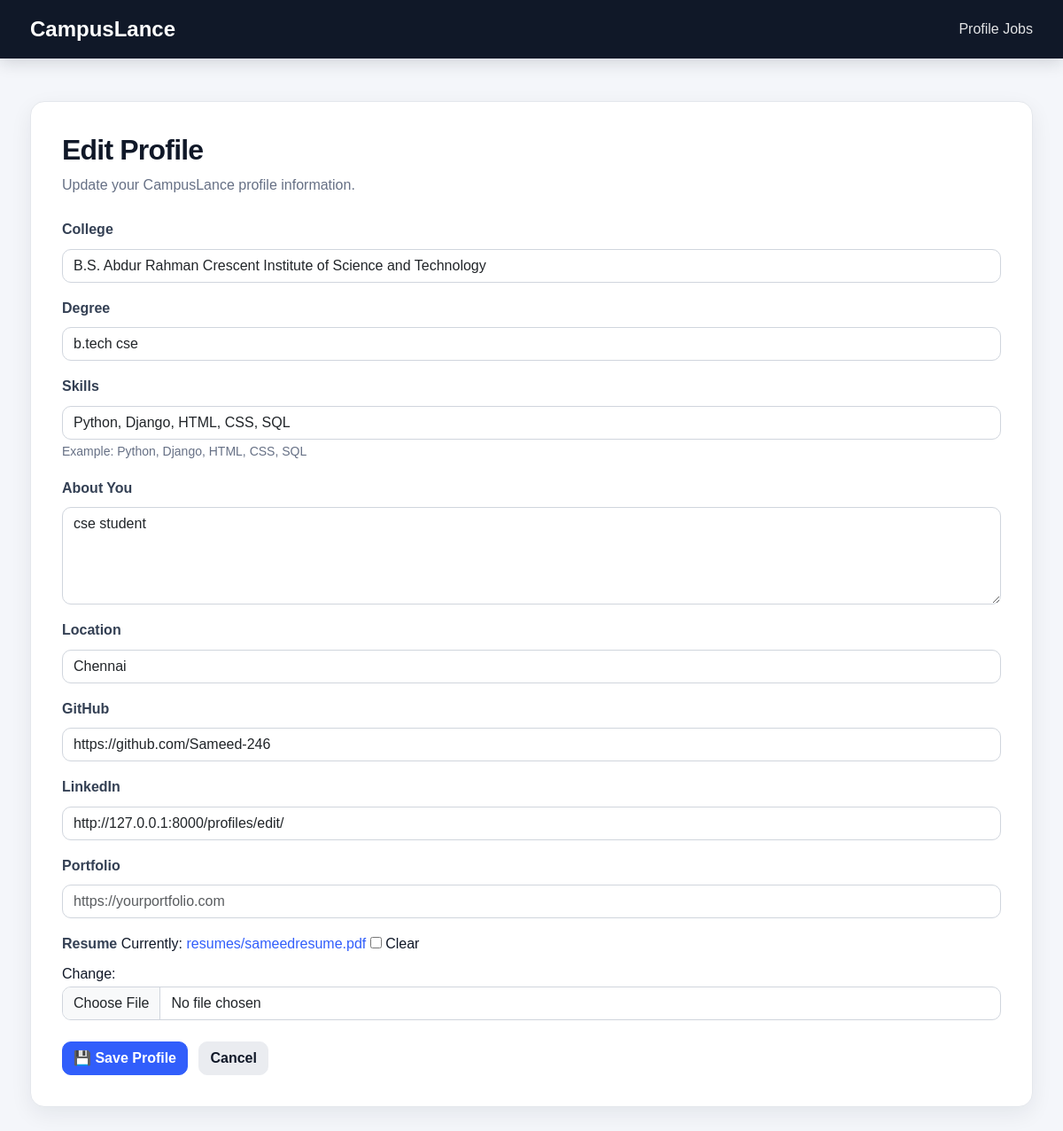
The page /profiles/edit/ (signed in) on the database its author committed.
### profiles/models.py (models this page shows, shortened)
class StudentProfile(models.Model):
    user = models.OneToOneField(
        settings.AUTH_USER_MODEL,
        on_delete=models.CASCADE
    )
    college = models.CharField(
        max_length=200,
        blank=True
    )
    degree = models.CharField(
        max_length=100,
        blank=True
    )
    skills = models.TextField(
        blank=True,
        help_text="Separate skills with commas"
    )
    bio = models.TextField(
        blank=True
    )
    location = models.CharField(
        max_length=100,
        blank=True
    )
    github = models.URLField(
        blank=True
    )
    linkedin = models.URLField(
        blank=True
    )
    portfolio = models.URLField(
        blank=True
    )
    resume = models.FileField(
        upload_to="resumes/",
        blank=True,
        null=True
    )

### profiles/views.py (the view)
# urls.py: path("edit/", views.edit_profile, name="edit_profile"),
@login_required
def edit_profile(request):
    profile, created = StudentProfile.objects.get_or_create(
        user=request.user
    )
    if request.method == "POST":
        form = StudentProfileForm(
            request.POST,
            request.FILES,
            instance=profile
        )
        if form.is_valid():
            form.save()
            return redirect("profile")
    else:
        form = StudentProfileForm(instance=profile)
    return render(request, "profiles/edit_profile.html", {
        "form": form
    })

### messaging/context_processors.py (called while the page is built)
def unread_messages(request):
    if not request.user.is_authenticated:
        return {
            "unread_message_count": 0
        }
    count = Message.objects.filter(
        receiver=request.user,
        is_read=False
    ).count()
    return {
        "unread_message_count": count
    }

### templates/profiles/edit_profile.html (shortened to what this page needs)
<!DOCTYPE html>
<html lang="en">
<head>
    <link
        href="https://cdn.jsdelivr.net/npm/bootstrap@5.3.3/dist/css/bootstrap.min.css"
        rel="stylesheet"
    >
    {% load static %}
    <link rel="stylesheet" href="{% static 'css/style.css' %}">
</head>
<body>
<nav class="navbar">
    <div class="container">
        <a
            class="navbar-brand"
            href="/"
        >
            CampusLance
        </a>
        <div>
            <a
                href="{% url 'profile' %}"
                class="nav-link d-inline-block"
            >
                Profile
            </a>
            <a
                href="/jobs/"
                class="nav-link d-inline-block"
            >
                Jobs
            </a>
        </div>
    </div>
</nav>
<div class="container mt-5 mb-5">
    <div class="form-card">
        <h2 class="page-title mb-2">
            Edit Profile
        </h2>
        <p class="text-muted mb-4">
            Update your CampusLance profile information.
        </p>
        <form
            method="POST"
            enctype="multipart/form-data"
        >
            <div class="mb-3">
                <label class="form-label">
                    College
                </label>
                {{ form.college }}
            </div>
            <div class="mb-3">
                <label class="form-label">
                    Degree
                </label>
                {{ form.degree }}
            </div>
            <div class="mb-3">
                <label class="form-label">
                    Skills
                </label>
                {{ form.skills }}
                <small class="text-muted">
                    Example: Python, Django, HTML, CSS, SQL
                </small>
            </div>
            <div class="mb-3">
                <label class="form-label">
                    About You
                </label>
                {{ form.bio }}
            </div>
            <div class="mb-3">
                <label class="form-label">
                    Location
                </label>
                {{ form.location }}
            </div>
            <div class="mb-3">
                <label class="form-label">
                    GitHub
                </label>
                {{ form.github }}
            </div>
            <div class="mb-3">
                <label class="form-label">
                    LinkedIn
                </label>
                {{ form.linkedin }}
            </div>
            <div class="mb-3">
                <label class="form-label">
                    Portfolio
                </label>
                {{ form.portfolio }}
            </div>
            {% if form.resume %}
    <div class="mb-4">
        <label class="form-label">
            Resume
        </label>
        {{ form.resume }}
    </div>
{% endif %}
            <div>
                <button
                    type="submit"
                    class="btn btn-primary"
                >
                    💾 Save Profile
                </button>
                <a
                    href="{% url 'profile' %}"
                    class="btn btn-secondary ms-2"
                >
                    Cancel
                </a>
            </div>
        </form>
    </div>
</div>
</body>
</html>

### static/css/style.css (style rules this page uses)
* { box-sizing: border-box; }
html { scroll-behavior: smooth; }
body { margin: 0; padding: 0; font-family: Arial, Helvetica, sans-serif; background: #f8fafc; color: #172033; line-height: 1.6; }
.container { width: 100%; max-width: 1180px !important; margin: 0 auto; padding-left: 24px; padding-right: 24px; }
a { text-decoration: none; }
:root { --cl-navy: #101828; --cl-blue: #315EFB; --cl-amber: #FFB547; --cl-background: #F4F6FA; --cl-surface: #FFFFFF; --cl-muted: #667085; --cl-border: #E4E7EC; --cl-blue-soft: #EEF2FF; --cl-amber-soft: #FFF4E2; --cl-success: #067647; --cl-danger: #B42318; --cl-radius: 16px; --cl-shadow: 0 8px 24px rgba(16, 24, 40, 0.07); }
html { scroll-padding-top: 90px; }
body { background: var(--cl-background) !important; color: var(--cl-navy) !important; font-family: Inter, "Segoe UI", Arial, sans-serif; line-height: 1.65; }
h1, h2, h3, h4, h5, h6 { color: var(--cl-navy); font-weight: 750; letter-spacing: -0.025em; }
p { color: var(--cl-muted); }
a { color: var(--cl-blue); transition: color 0.18s ease, background-color 0.18s ease, border-color 0.18s ease, box-shadow 0.18s ease, transform 0.18s ease; }
button, input, textarea, select { font: inherit; }
input:not([type="checkbox"]):not([type="radio"]):not([type="submit"]), textarea, select, .form-control, .form-select { border-color: #D0D5DD; border-radius: 10px; }
button, .btn, .btn-primary, .btn-success, .btn-warning, .btn-apply, .login-button, .ai-send-button, .send-button { border-radius: 10px; font-weight: 650; transition: transform 0.18s ease, box-shadow 0.18s ease, background-color 0.18s ease, border-color 0.18s ease; }
.btn-primary, .btn-apply, .login-button, .ai-send-button, .send-button { background: var(--cl-blue) !important; border-color: var(--cl-blue) !important; color: #fff !important; }
.btn-secondary, .btn-back { background: #EAECF0 !important; border-color: #EAECF0 !important; color: var(--cl-navy) !important; }
.navbar { position: relative; z-index: 20; background: var(--cl-navy) !important; color: #fff; box-shadow: 0 4px 18px rgba(16, 24, 40, 0.16); }
.navbar-brand, .navbar-brand:hover { color: #fff !important; }
.navbar-links a, .navbar-user, .navbar-user a, .navbar .nav-link { color: rgba(255, 255, 255, 0.88) !important; text-decoration: none; transition: color 0.18s ease, background-color 0.18s ease; }
.container { max-width: 1180px !important; }
.role-login-card, .register-card, .form-card, .details-card, .job-card, .apply-card { border: 1px solid var(--cl-border) !important; border-radius: var(--cl-radius) !important; background: var(--cl-surface) !important; box-shadow: var(--cl-shadow) !important; }
.role-login-header h1, .form-header h2, .page-title, .job-title, .details-card h1 { color: var(--cl-navy) !important; }
.role-login-header p, .form-header p, .text-muted, .help-text { color: var(--cl-muted) !important; }
.form-group label, .form-label { color: #344054 !important; font-weight: 650; }

### templates/profiles/edit_profile.html (style rules this page uses)
body { background: #f5f7fb; font-family: Arial, sans-serif; }
.navbar { background: #0d6efd; }
.navbar-brand { color: white !important; font-weight: bold; font-size: 24px; }
.nav-link { color: white !important; }
.form-card { background: white; border-radius: 18px; padding: 35px; box-shadow: 0 5px 20px rgba(0,0,0,0.08); }
.page-title { font-weight: 700; }
.form-label { font-weight: 600; }

### rows shown on the page
StudentProfile: college "B.S. Abdur Rahman Crescent Institute of Science and Technology", degree "b.tech cse", skills "Python, Django, HTML, CSS, SQL", bio "cse student", location "Chennai", github "https://github.com/Sameed-246", linkedin "http://127.0.0.1:8000/profiles/edit/"
